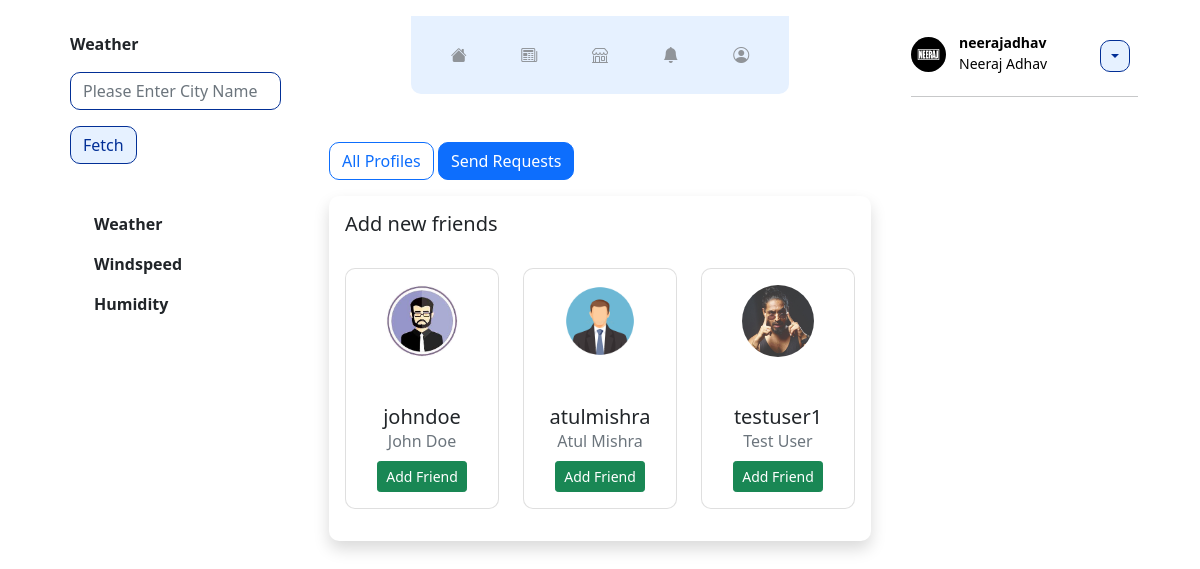
The app's page /invite-profiles/ (signed in), older data.
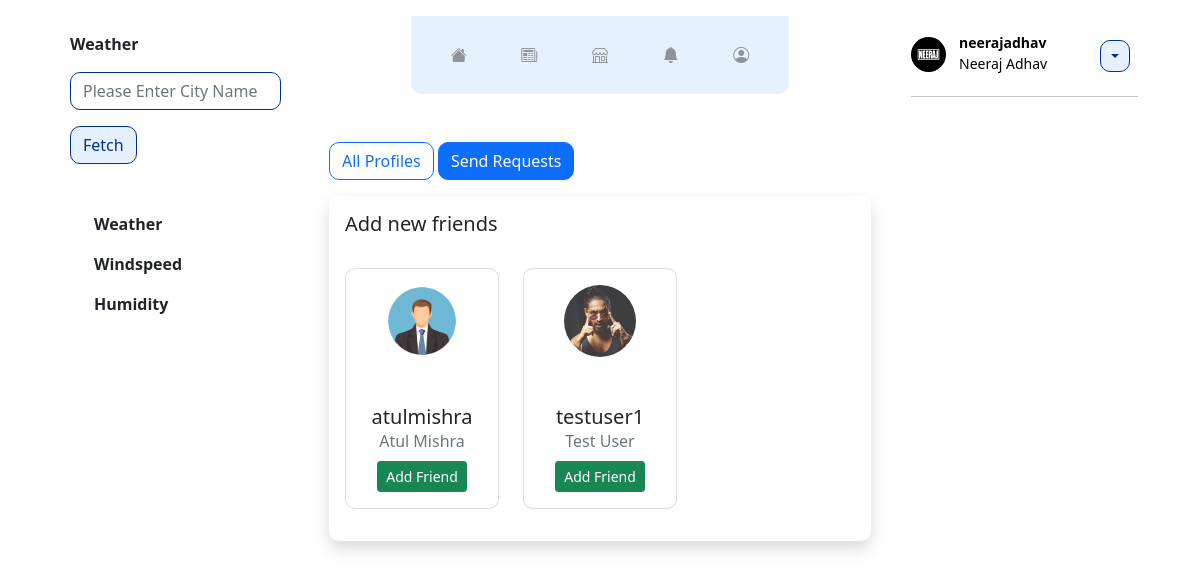
The same page, newer data.
### home/models.py (models this page shows, shortened)
class Profile(models.Model):
    first_name = models.CharField(max_length=50, blank=True, null=True)
    last_name = models.CharField(max_length=50, blank=True, null=True)
    user = models.OneToOneField(User, on_delete=models.CASCADE)
    bio = models.TextField(max_length=500, blank=True)
    location = models.CharField(max_length=30, blank=True)
    website = models.URLField(blank=True)
    birth_date = models.DateField(null=True, blank=True)
    image = models.ImageField(default='default.png', upload_to='profile_pics')
    friends = models.ManyToManyField(User, blank=True, related_name='friends')
    created = models.DateTimeField(auto_now_add=True)
    updated = models.DateTimeField(auto_now=True)
    slug = models.SlugField(max_length = 250, null = True, blank = True)
    objects = ProfileManager()
    def __str__(self):
        return f"{self.user.username}"

### home/views.py (the view)
# urls.py: path('invite-profiles/', views.invite_profile_list_view, name='invite-profiles'),
def invite_profile_list_view(request):
    if request.user.is_authenticated:
        user=request.user
        qs = Profile.objects.get_all_profiles_to_invite(user)
        context = {
            'qs': qs,
        }
        return render(request, 'home/invite_list.html', context)
    else:
        return redirect('/')

### home/models.py (called while the page is built)
    def get_all_profiles_to_invite(self, sender):
        profiles = Profile.objects.all().exclude(user = sender)
        profile = Profile.objects.get(user = sender)
        qs = Relationship.objects.filter(Q(sender = profile) | Q(receiver = profile))
        print(qs)
        accepted = []
        for rel in qs:
            if rel.status == 'accepted':
                accepted.append(rel.receiver)
                accepted.append(rel.sender)
        print(accepted)
        available = [profile for profile in profiles if profile not in accepted]
        print(available)
        return available

    def __str__(self):
        return f'{self.sender}-{self.receiver}-{self.status}'

### home/templates/home/invite_list.html (shortened to what this page needs)
{% extends "home/base.html" %}
{% block maincontent %}
<div class="mt-5">
<a href="{% url 'all-profiles' %}" style="border-radius: 10px;" class="btn btn-outline-primary">All Profiles</a>
<a href="{% url 'invite-profiles' %}" style="border-radius: 10px;" class="btn btn-primary">Send Requests</a>
</div>
<div class="card p-3 mt-lg-3 mt-4 border-0 shadow" style="border-radius: 10px;">
    <h5>Add new friends</h5>
    <br>
    {% if qs %}
    <div class="row">
        {% for i in qs %}
            <div class="col-lg-4">
                <div class="align-items-center mb-3">
                    <div class="card p-3" style="border-radius: 10px;">
                        <div class="user text-center">
                            <div class="profile"> <img src="{{ i.user.profile.image.url }}" class="rounded-circle" width="60%"> </div>
                        </div>
                        <div class="mt-5 text-center">
                            <h5 class="mb-0">{{ i.user }}</h5> <span class="text-muted d-block mb-2">{{ i.user.profile.first_name }} {{ i.user.profile.last_name }}</span> <button class="btn btn-success btn-sm follow">Add Friend</button>
                        </div>
                    </div>
                </div>
            </div>
        {% endfor %}
    </div>
    {% else %}
    <div class="alert alert-info text-center">
        <h5>You are the only one</h5>
    </div>
    {% endif %}
</div>
{% endblock %}

Row changes from the older to the newer data that the page shows:
no longer on this page (row edited): Profile: user.profile.image (picture), user "johndoe", user.profile.first_name "John", user.profile.last_name "Doe"
